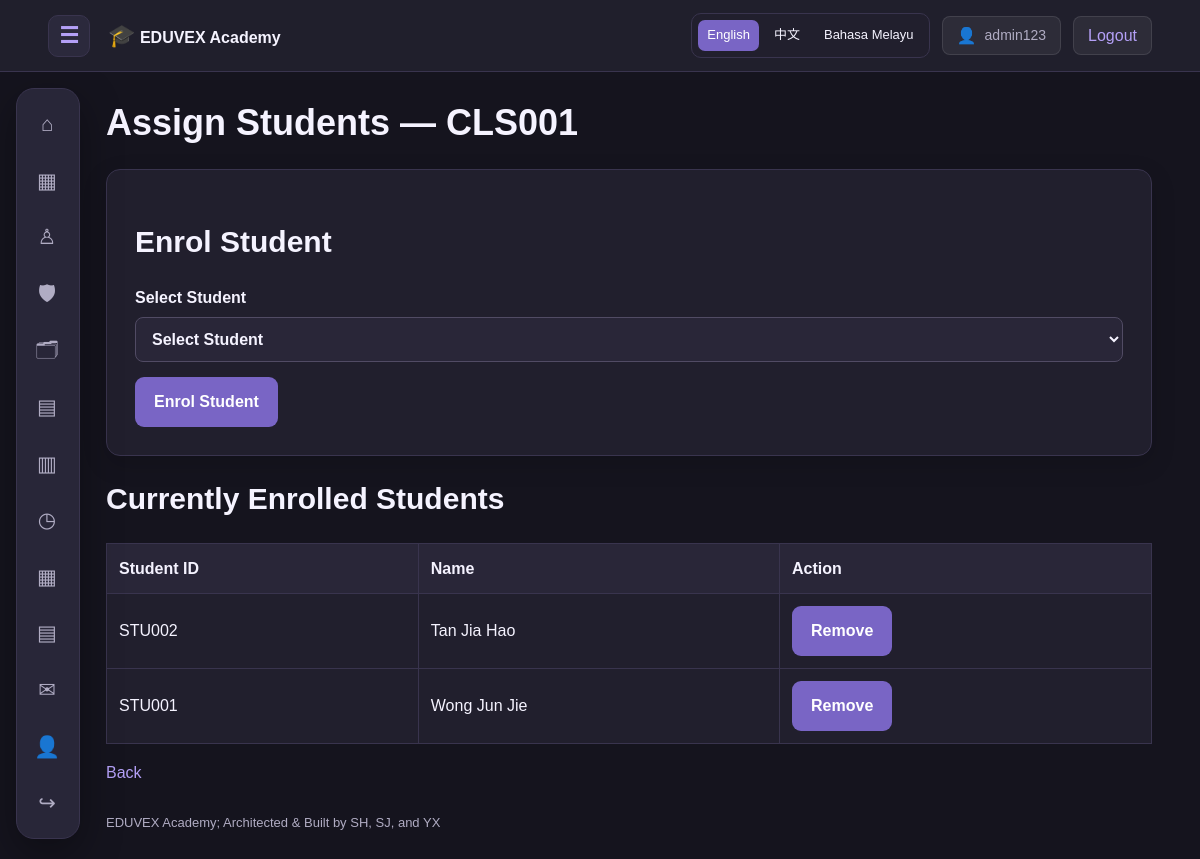
Page /class_management/assign_student.php?id=CLS001 (signed in) on the committed database.
### tables this page shows
CREATE TABLE IF NOT EXISTS students (
    student_id VARCHAR(12) PRIMARY KEY,
    student_name VARCHAR(120) NOT NULL,
    student_email VARCHAR(180) UNIQUE,
    student_phone_number VARCHAR(30),
    student_class VARCHAR(12)
);

### includes/functions.php (called while the page is built, shortened)
<?php
function h(mixed $value): string {
    return htmlspecialchars(
        (string)($value ?? ''),
        ENT_QUOTES | ENT_SUBSTITUTE,
        'UTF-8'
    );
}
function url(string $path = ''): string {
    return BASE_URL . '/' . ltrim($path, '/');
}

### class_management/assign_student.php (the view, shortened to what this page needs)
<?php
require_once __DIR__ . '/../config/database.php';
$id = trim($_GET['id'] ?? $_POST['class_id'] ?? '');
$stmt = $pdo->prepare("
    SELECT s.student_id, s.student_name
    FROM student_enrolments e
    JOIN students s ON s.student_id = e.student_id
    WHERE e.class_id = ?
    ORDER BY s.student_name
");
$stmt->execute([$id]);
$enrolled = $stmt->fetchAll();
require __DIR__ . '/../includes/header.php';
?>
<h1>Assign Students — <?= h($id) ?></h1>
<section class="panel">
<h2>Enrol Student</h2>
<form method="post">
    <label>Select Student
        <select name="student_id" required>
            <option value="">Select Student</option>
        </select>
    </label>
    <button type="submit">Enrol Student</button>
</form>
</section>
<h2>Currently Enrolled Students</h2>
<div class="table-wrap">
<table>
    <tr><th>Student ID</th><th>Name</th><th>Action</th></tr>
    <?php foreach ($enrolled as $student): ?>
        <tr>
            <td><?= h($student['student_id']) ?></td>
            <td><?= h($student['student_name']) ?></td>
            <td>
                <form method="post"
                      onsubmit="return confirm('Remove this enrolment?')">
                    <button type="submit">Remove</button>
                </form>
            </td>
        </tr>
    <?php endforeach; ?>
</table>
</div>
<p><a href="<?= h(url('class_management/index.php')) ?>">Back</a></p>
<?php require __DIR__ . '/../includes/footer.php'; ?>

### assets/css/style.css (style rules this page uses)
:root { color-scheme: dark; --bg: #15141E; --surface: #211F2D; --surface2: #292638; --line: #39344E; --accent: #B4A0F7; --accent-dark: #7965C5; --text: #F5F3FF; --muted: #B0ACC3; --nav-width: 64px; --header-height: 72px; }
* { box-sizing: border-box; }
html { scroll-behavior: smooth; scroll-padding-top: 90px; }
body { margin: 0; background: var(--bg); color: var(--text); font-family: Arial, Helvetica, sans-serif; font-size: 16px; line-height: 1.6; }
a { color: var(--accent); text-decoration: none; }
button, input, select, textarea { font: inherit; }
button { cursor: pointer; }
h1, h2, h3 { line-height: 1.25; }
h1 { font-size: clamp(28px, 3vw, 40px); }
h2 { font-size: clamp(23px, 2.5vw, 32px); }
p { color: var(--muted); }
.panel { background: var(--surface); border: 1px solid var(--line); border-radius: 14px; padding: 28px; box-shadow: 0 8px 24px rgba(0,0,0,0.15); }
label { display: block; margin-bottom: 15px; font-weight: 600; }
input, select, textarea { display: block; width: 100%; padding: 12px; margin-top: 6px; background: #292638; color: var(--text); border: 1px solid #514B64; border-radius: 8px; }
button, .button { display: inline-block; padding: 11px 18px; border: 1px solid transparent; border-radius: 9px; background: var(--accent-dark); color: #FFFFFF; font-weight: 600; text-decoration: none; }
.table-wrap { overflow-x: auto; }
table { width: 100%; border-collapse: collapse; background: var(--surface); }
th, td { padding: 12px; border: 1px solid var(--line); text-align: left; }
th { background: var(--surface2); }

### includes/site_language.php (style rules this page uses)
body { top: 0 !important; }

### rows in the picture
students: student_id "STU002", student_name "Tan Jia Hao"
students: student_id "STU001", student_name "Wong Jun Jie"

### other values in the picture
$account['username'] "admin123"
$symbol "⌂"
$symbol "▦"
$symbol "♙"
$symbol "🛡"
$symbol "🗂"
$symbol "▤"
$symbol "▥"
$symbol "◷"
$symbol "✉"
$symbol "👤"
$symbol "↪"
$id "CLS001"
$name "English"
$name "中文"
